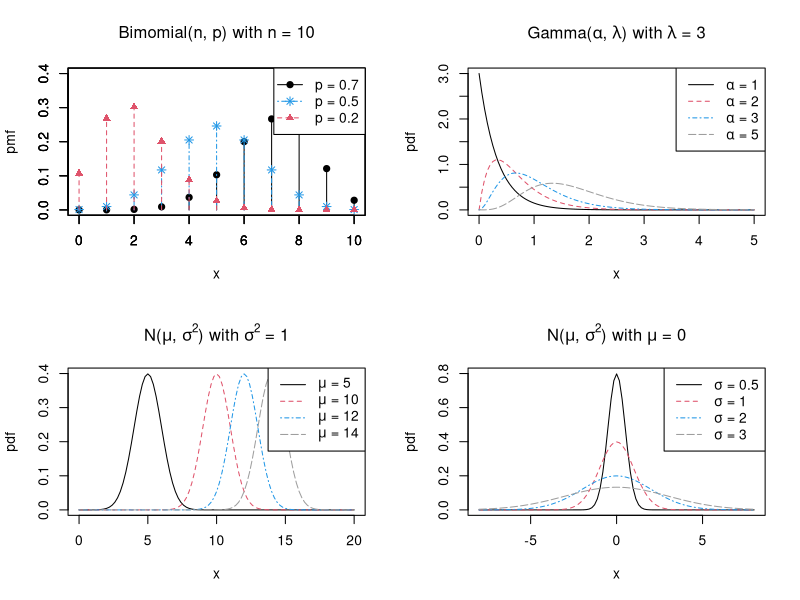

This figure's R source:
## ---- chunk 1
knitr::opts_chunk$set(echo = TRUE)
## ---- chunk 2
    rep(0:4, each=5) + 1:5
## ---- chunk 3
    rep(1:5, 5)
## ---- chunk 4
    rep(0:4, each=5)
## ---- chunk 5
    more.colors <- c("red", "yellow", "blue", "green", "magenta", "cyan")
    loc <- rep(0:3, each=3) + 1:3
    color.vec <- more.colors[loc]
    color.vec
## ---- chunk 6
    length(unique(color.vec))
## ---- chunk 7
    table(color.vec)
## ---- chunk 8
    sort(color.vec, decreasing = T)
## ---- chunk 9
    n <- seq(200,800,200) # c(200, 400, 600, 800)
    a <- sum(seq(1,n[1])**2) # 2686700
    b <- sum(seq(1,n[2])**2) # 21413400
    c <- sum(seq(1,n[3])**2) # 72180100
    d <- sum(seq(1,n[4])**2) # 170986800
    Q2.a <- c(a, b, c, d)
    Q2.a
## ---- chunk 10
    Q2.b <- n*(n+1)*(2*n+1)/6
    Q2.b
## ---- chunk 11
    identical(Q2.a, Q2.b)
## ---- chunk 12
    score0 <- c(81.2, 89.6, 64.2, 91.3, 77.4, 84.5, NA, 91.7, 63.5, 84.8, NA,
                87.8, 87.9, 80.9, 74.8, 64.3, 78.7, 91.3, 76.9, 74.9, 87.6, 88.4)
    print(mean(score0))
    print(max(score0))
## ---- chunk 13
    mean(score0, na.rm = T)
    max(score0, na.rm = T)
## ---- chunk 14
    score1 <- score0[!is.na(score0)]
    mean(score1)
    max(score1)
    mean(score0, na.rm = T) == mean(score1)
    max(score0, na.rm = T) == max(score1)
## ---- chunk 15
    score2 <- score0
    score2[score2 %in% NA] <- c(67.2, 89.5)
    score2
## ---- chunk 16
    mean(score2)
    max(score2)
## ---- chunk 17
    two.dice <- matrix( c(3, 5, 5, 4, 4, 3, 4, 5, 5, 2, 3, 2, 6, 6, 6,
                          3, 6, 2, 1, 2, 5, 6, 1, 5, 6, 1, 3, 6, 6, 3,
                          5, 3, 3, 5, 3, 3, 4, 2, 1, 4, 3, 1, 5, 1, 6,
                          4, 5, 5, 3, 5, 2, 2, 1, 2, 2, 6, 1, 3, 4, 5,
                          6, 4, 3, 3, 6, 1, 2, 1, 4, 5, 1, 1, 2, 3, 6,
                          5, 6, 5, 3, 1, 4, 1, 5, 2, 2, 6, 3, 2, 3, 1,
                          5, 1, 2, 5, 1, 1, 1, 3, 1, 3, 4, 1, 6, 5, 1,
                          5, 6, 6, 5, 5, 2, 4, 1, 3, 5, 2, 1, 1, 1, 1), ncol = 2)
    S <- c()
    i <- 1
    while (length(unique(S)) < 11) {
      S <- c(S, sum(two.dice[i, ]))
      i <- i + 1
    }
    print(length(S))
## ---- chunk 18
    U <- c(0.89, 0.03, 0.52, 0.41, 0.09, 0.37, 0.71, 0.29, 0.01, 0.92,
           0.53, 0.14, 0.64, 0.94, 0.89, 0.19, 0.33, 0.31, 0.24, 0.15)
    n <- 0
    product <- 1
    while (product > 1e-08) {
      n <- n + 1
      product <- product * U[n]
    }
    print(n - 1)  # 15
## ---- chunk 19
    Math <- c(79, 61, 76, 40, 51, 98, 48, 34, 54, 51, 45, 61, 75, 42, 32,
              61, 56, 82, 22, 33, 19, 60, 91, 49, 44)
    English <- c(87, 54, 96, 63, 58, 75, 60, 74, 46, 94, 57, 69, 69, 55, 79,
                 94, 72, 86, 85, 56, 62, 77, 78, 62, 56)
## ---- chunk 20
    scores <- matrix(c(Math, English), ncol = 2)
    colnames(scores) <- c("Math", "English")
    rownames(scores) <- 1 : nrow(scores)
    scores
## ---- chunk 21
    Class = rep("D", nrow(scores))
    Class[which(Math >= 60 & English >= 60)] = "A"
    Class[which(Math >= 60 & English < 60)] = "B"
    Class[which(Math < 60 & English >= 60)] = "C"
    for (i in c("A", "B", "C", "D")) {
      cat("Number of event ", i, ": ", length(which(Class == i)), "\n", sep = "")
    }
## ---- chunk 22
    for (i in c("A", "B", "C", "D")) {
      cat("Students' ID in category", paste(i, ":", sep = ""), which(Class == i), "\n")
    }
## ---- chunk 23
    v <- c(5, 10, 11, 1, 0, 3, 8, 10, 4, 0, 1, 6, 7, 10, 7, 0)
    v <- v[-which(v == 0)]
    cat("(1) Sum: ", sum(v), "\n",
        "(2) Length: ", length(v), "\n",
        "(3) Average: ", mean(v), "\n",
        "(4) # of odd: ", length(which(v %% 2 == 1)), "\n",
        "(5) # of 10: ", length(which(v == 10)), "\n",
        "(6) Max: ", max(v), "\n", sep = "")
## ---- chunk 24
    #v <- c(5, 10, 11, 1, 0, 3, 8, 10, 4, 0, 1, 6, 7, 10, 7, 0)
    v <- c(7, 5, 0, 1, 2, 7, 1, 10, 5, 0, 3, 7, 2, 3, 3)
    v <- v[-which(v == 0)]
## ---- chunk 25
    cat("(1) Sum: ", sum(v), "\n",
        "(2) Length: ", length(v), "\n",
        "(3) Average: ", mean(v), "\n",
        "(4) # of odd: ", length(which(v %% 2 == 1)), "\n",
        "(5) # of 10: ", length(which(v == 10)), "\n",
        "(6) Max: ", max(v), "\n", sep = "")
## ---- chunk 26
    writeLines(paste("(1) Sum: ", sum(v), "\n",
        "(2) Length: ", length(v), "\n",
        "(3) Average: ", mean(v), "\n",
        "(4) # of odd: ", length(which(v %% 2 == 1)), "\n",
        "(5) # of 10: ", length(which(v == 10)), "\n",
        "(6) Max: ", max(v), "\n", sep = ""))
## ---- chunk 27
par(mfrow = c(2,2))
# 1
x <- 0:10
for (i in 1:3) {
  p_x <- dbinom(x, size=10, prob=c(0.7, 0.5, 0.2)[i]) # size = n(=10), prob = p
  plot  (x, p_x, type='h', xlab="", ylab="", ylim = c(0, 0.4), col=c(1,4,2)[i], lty=c(1,4,2)[i])
  points(x, p_x, pch=c(19, 8, 17)[i], col=c(1,4,2)[i])
  if(i != 3) par(new=TRUE)
}
title(expression("Bimomial(n, p) with n = 10"), xlab = "x", ylab = "pmf")
legend("topright", c("p = 0.7", "p = 0.5", "p = 0.2"), col=c(1,4,2), lty=c(1,4,2), pch=c(19,8,17))

#2
curve(expr = dgamma(x = x, shape = 1, rate = 3), ylab = "pdf", col = 1, xlim = c(0, 5), ylim = c(0, 3))
title(expression(paste("Gamma(", alpha , ", ", lambda, ") with ", lambda, " = 3")))
for (i in 1:3) {
  curve(expr = dgamma(x = x, shape = c(2, 3, 5)[i], rate = 3), col = c(2, 4, 8)[i], lty=c(2,4,11)[i], add = TRUE)
}
legend(x = "topright", legend = c(expression(paste(alpha," = 1")),
                                  expression(paste(alpha," = 2")),
                                  expression(paste(alpha," = 3")),
                                  expression(paste(alpha," = 5"))), 
       col = c(1,2,4,8), lty = c(1,2,4,11))

#3
curve(expr = dnorm(x = x, mean = 5), ylab = "pdf", col = 1, xlim = c(0, 20), ylim = c(0, 0.4))
title(expression(paste("N(", mu , ", ", sigma^2, ") with ", sigma^2, " = 1")))
for (i in 1:3) {
  curve(expr = dnorm(x = x, mean = c(10,12,14)[i]), col = c(2, 4, 8)[i], lty=c(2,4,5)[i], add = TRUE)
}
legend(x = "topright", legend = c(expression(paste(mu," = 5")),
                                  expression(paste(mu," = 10")),
                                  expression(paste(mu," = 12")),
                                  expression(paste(mu," = 14"))), 
       col = c(1,2,4,8), lty = c(1,2,4,5))

#4
curve(expr = dnorm(x = x, sd = 0.5), ylab = "pdf", col = 1, xlim = c(-8, 8), ylim = c(0, 0.8))
title(expression(paste("N(", mu , ", ", sigma^2, ") with ", mu, " = 0")))
for (i in 1:3) {
  curve(expr = dnorm(x = x, sd = c(1,2,3)[i]), col = c(2, 4, 8)[i], lty=c(2,4,5)[i], add = TRUE)
}
legend(x = "topright", legend = c(expression(paste(sigma," = 0.5")),
                                  expression(paste(sigma," = 1")),
                                  expression(paste(sigma," = 2")),
                                  expression(paste(sigma," = 3"))), 
       col = c(1,2,4,8), lty = c(1,2,4,5))
